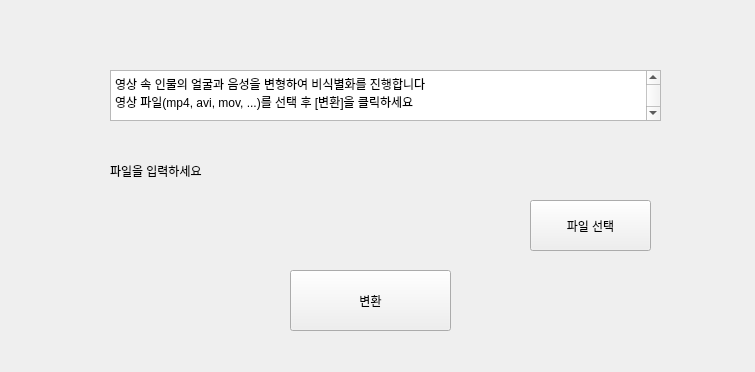
<?xml version="1.0" encoding="UTF-8"?>
<ui version="4.0">
 <class>Deidentification_Tejava</class>
 <widget class="QMainWindow" name="Deidentification_Tejava">
  <property name="geometry">
   <rect>
    <x>0</x>
    <y>0</y>
    <width>755</width>
    <height>372</height>
   </rect>
  </property>
  <property name="windowTitle">
   <string>MainWindow</string>
  </property>
  <widget class="QWidget" name="centralwidget">
   <widget class="QPushButton" name="convertBtn">
    <property name="geometry">
     <rect>
      <x>290</x>
      <y>270</y>
      <width>161</width>
      <height>61</height>
     </rect>
    </property>
    <property name="text">
     <string>변환</string>
    </property>
   </widget>
   <widget class="QPushButton" name="fileselectBtn">
    <property name="geometry">
     <rect>
      <x>530</x>
      <y>200</y>
      <width>121</width>
      <height>51</height>
     </rect>
    </property>
    <property name="text">
     <string>파일 선택</string>
    </property>
   </widget>
   <widget class="QTextEdit" name="textEdit">
    <property name="geometry">
     <rect>
      <x>110</x>
      <y>70</y>
      <width>551</width>
      <height>51</height>
     </rect>
    </property>
    <property name="html">
     <string>&lt;!DOCTYPE HTML PUBLIC &quot;-//W3C//DTD HTML 4.0//EN&quot; &quot;http://www.w3.org/TR/REC-html40/strict.dtd&quot;&gt;
&lt;html&gt;&lt;head&gt;&lt;meta name=&quot;qrichtext&quot; content=&quot;1&quot; /&gt;&lt;style type=&quot;text/css&quot;&gt;
p, li { white-space: pre-wrap; }
&lt;/style&gt;&lt;/head&gt;&lt;body style=&quot; font-family:'Gulim'; font-size:9pt; font-weight:400; font-style:normal;&quot;&gt;
&lt;p style=&quot; margin-top:0px; margin-bottom:0px; margin-left:0px; margin-right:0px; -qt-block-indent:0; text-indent:0px;&quot;&gt;영상 속 인물의 얼굴과 음성을 변형하여 비식별화를 진행합니다&lt;/p&gt;
&lt;p style=&quot; margin-top:0px; margin-bottom:0px; margin-left:0px; margin-right:0px; -qt-block-indent:0; text-indent:0px;&quot;&gt;영상 파일(mp4, avi, mov, ...)를 선택 후 [변환]을 클릭하세요&lt;/p&gt;
&lt;p style=&quot;-qt-paragraph-type:empty; margin-top:0px; margin-bottom:0px; margin-left:0px; margin-right:0px; -qt-block-indent:0; text-indent:0px;&quot;&gt;&lt;br /&gt;&lt;/p&gt;&lt;/body&gt;&lt;/html&gt;</string>
    </property>
   </widget>
   <widget class="QLabel" name="label">
    <property name="geometry">
     <rect>
      <x>110</x>
      <y>150</y>
      <width>531</width>
      <height>41</height>
     </rect>
    </property>
    <property name="text">
     <string>파일을 입력하세요</string>
    </property>
   </widget>
  </widget>
 </widget>
 <resources/>
 <connections/>
</ui>
